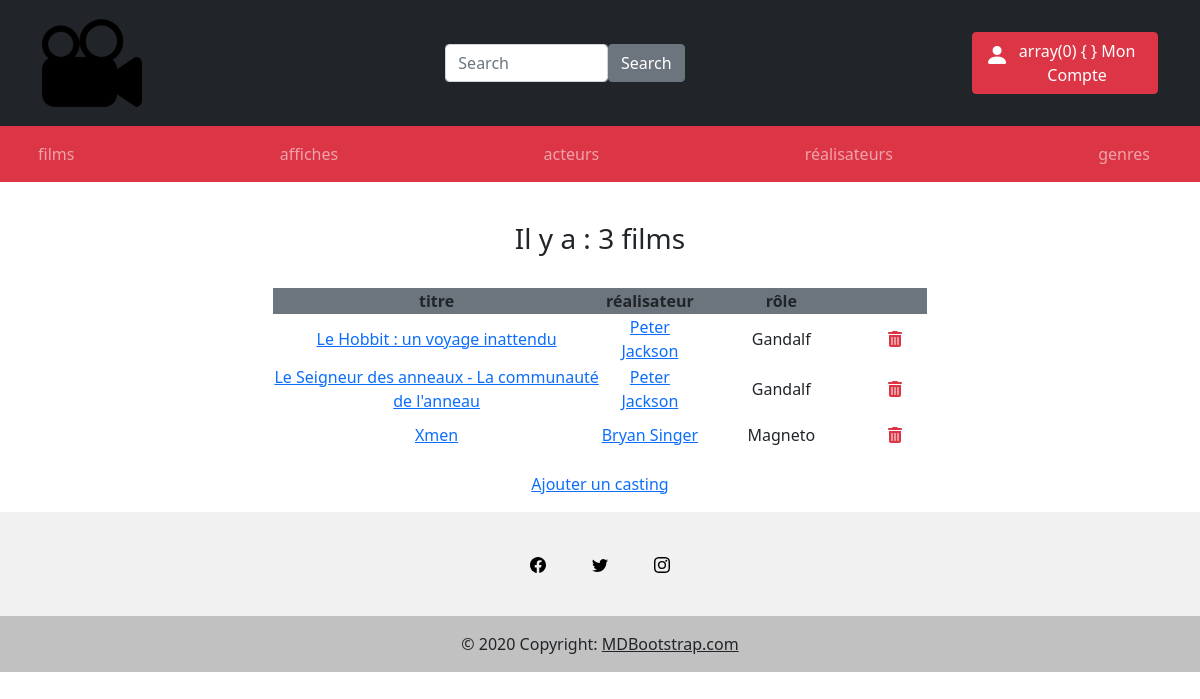
/index.php?action=listActeurfilms&id=2, run on the app's committed database.
### tables this page shows
CREATE TABLE `Film` (
  `id` int(11) NOT NULL,
  `titre` varchar(255) NOT NULL,
  `sortie` date NOT NULL,
  `duree` int(11) DEFAULT NULL,
  `resume` text DEFAULT NULL,
  `note` tinyint(4) NOT NULL,
  `imgPath` varchar(255) NOT NULL,
  `fk_realisateur_id` int(11) DEFAULT NULL
);

### controllers/ActeurController.php (called while the page is built, shortened)
<?php
require_once "bdd/DAO.php";
class ActeurController
{
  public function findAllById($id)
  {
    $dao = new DAO;
    $sql = "SELECT f.id AS id_film, a.id AS id_acteur, titre, fk_realisateur_id, CONCAT(r.prenom,' ', r.nom) AS nom_realisateur, ro.personnage FROM Film f LEFT JOIN Realisateur r ON f.fk_realisateur_id = r.id LEFT JOIN est_classifié cl ON cl.fk_film_id = f.id LEFT JOIN casting c ON c.fk_film_id = f.id LEFT JOIN Acteur a ON a.id = c.fk_acteur_id LEFT JOIN Role ro ON ro.id = c.fk_role_id WHERE a.id = :id GROUP BY titre";
    $films = $dao->executerRequete($sql, [":id" => $id]);
    require "views/acteur/listFilms.php";
  }
}

### bdd/DAO.php (called while the page is built, shortened)
<?php
class DAO
{
  private $bdd;
  public function __construct()
  {
    $this->bdd = new PDO('mysql:host=localhost;dbname=cinema;charset=utf8', 'root', '');
  }
  public function executerRequete($sql, $params = NULL)
  {
    if ($params == NULL) {
      $result = $this->bdd->query($sql);
    } else {
      $result = $this->bdd->prepare($sql);
      $result->execute($params);
    }
    return $result;
  }
}

### views/acteur/listFilms.php (the view, shortened to what this page needs)
<h3 class="mt-4">Il y a : <?= $films->rowCount(); ?> films</h3>
<table class="col-8 d-flex flex-column align-items-center mt-4">
  <tr class="bg-secondary">
    <td><strong>titre</strong></td>
    <td><strong>réalisateur</strong></td>
    <td class="col-3"><strong>rôle</strong></td>
    <td></td>
  </tr>
  <?php
  while ($film = $films->fetch()) {
    $acteur = $film['id_acteur'];
    echo "<tr><td><a href='index.php?action=detailFilm&id=" . $film['id_film'] . "'>" . $film["titre"] . "</a></td>";
    echo "<td><a href='index.php?action=detailRealisateur&id=" . $film['fk_realisateur_id'] . "'>" . $film['nom_realisateur'] . "</a></td>";
    echo "<td>" . $film['personnage'] . "</td>";
    echo "<td><figure><a href='index.php?action=deleteCasting&idfilm=" . $film['id_film'] . "&idacteur=" . $acteur . "'><i class='fas fa-trash-alt'></i></a></figure></td>";
  }
  ?>
</table>
<?php
echo "<a href='index.php?action=castingActeur&id=" . $acteur . "'>Ajouter un casting</a>";
require "./views/template.php";

### css/style.css (style rules this page uses)
* { box-sizing: border-box; }
.fas { padding: 0em 1em; color: #dc3545; font-size: larger; }
td .fas { font-size: medium; }
td figure { margin: 0.5rem; }

### data on the page
film: titre "Le Hobbit : un voyage inattendu", nom_realisateur "Peter Jackson", personnage "Gandalf"
film: titre "Le Seigneur des anneaux - La communauté de l'anneau", nom_realisateur "Peter Jackson", personnage "Gandalf"
film: titre "Xmen", nom_realisateur "Bryan Singer", personnage "Magneto"

### other printed values
$films->rowCount() "3"
